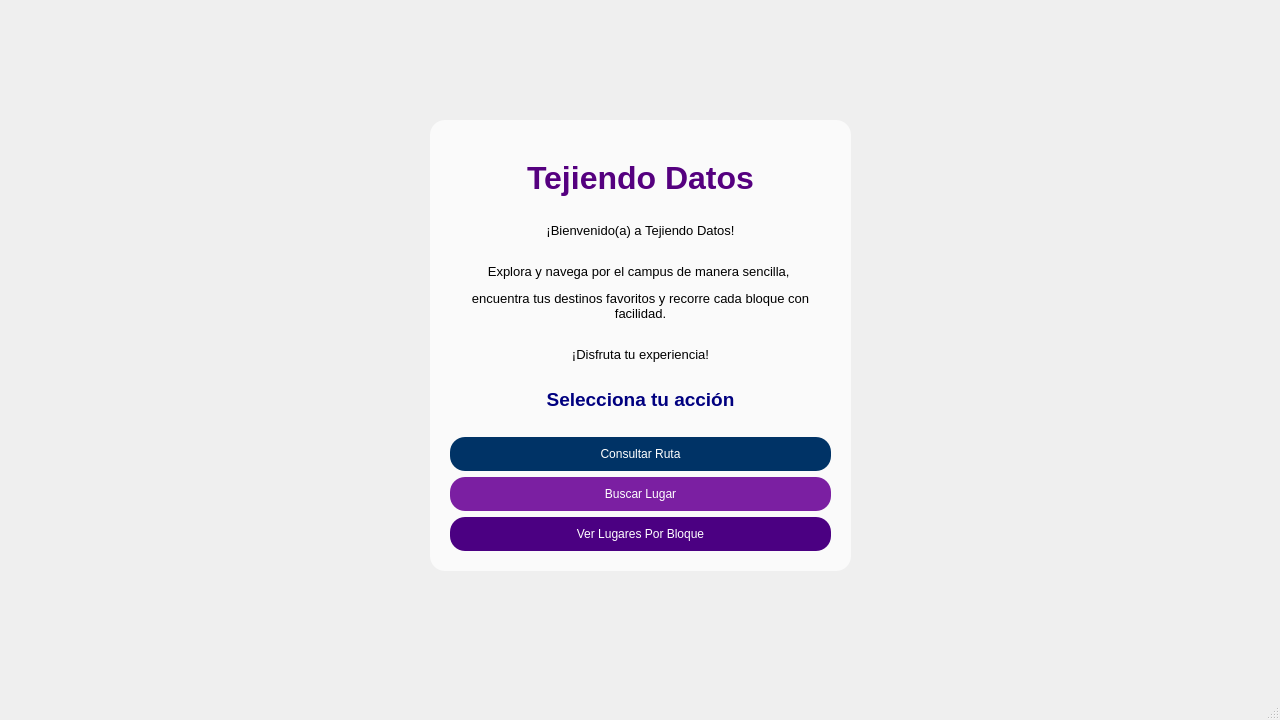
<?xml version="1.0" encoding="UTF-8"?>
<ui version="4.0">
 <class>MainWindow</class>
 <widget class="QMainWindow" name="MainWindow">
  <property name="geometry">
   <rect>
    <x>0</x>
    <y>0</y>
    <width>1280</width>
    <height>720</height>
   </rect>
  </property>
  <property name="minimumSize">
   <size>
    <width>1280</width>
    <height>720</height>
   </size>
  </property>
  <property name="maximumSize">
   <size>
    <width>1280</width>
    <height>720</height>
   </size>
  </property>
  <property name="windowTitle">
   <string>MainWindow</string>
  </property>
  <widget class="QWidget" name="centralwidget">
   <property name="autoFillBackground">
    <bool>false</bool>
   </property>
   <property name="styleSheet">
    <string notr="true">#centralwidget {
    border-image: url(&quot;:/img/img/MenuPrincipal.png&quot;) 0 0 0 0 stretch stretch;
}
</string>
   </property>
   <widget class="QGroupBox" name="groupBox">
    <property name="enabled">
     <bool>true</bool>
    </property>
    <property name="geometry">
     <rect>
      <x>430</x>
      <y>120</y>
      <width>421</width>
      <height>451</height>
     </rect>
    </property>
    <property name="styleSheet">
     <string notr="true">QGroupBox {
   background-color: rgba(255,255,255,0.7);
    box-shadow: 0px 0px 15px rgba(0,0,0,50); /* Qt Designer ignora box-shadow */
    border: none;             
    border-radius: 15px;
    padding: 15px;
    /* sombra simulada */
    box-shadow: 0px 0px 15px rgba(0,0,0,50); /* Qt Designer ignora box-shadow */                   
	 margin-top: 0px;
}</string>
    </property>
    <property name="title">
     <string/>
    </property>
    <property name="alignment">
     <set>Qt::AlignmentFlag::AlignCenter</set>
    </property>
    <widget class="QWidget" name="layoutWidget">
     <property name="geometry">
      <rect>
       <x>20</x>
       <y>20</y>
       <width>381</width>
       <height>411</height>
      </rect>
     </property>
     <layout class="QVBoxLayout" name="verticalLayout">
      <item>
       <widget class="QLabel" name="label">
        <property name="styleSheet">
         <string notr="true">QLabel {
    font: 24px 'Courier New';             /* fuente moderna */
    border-radius: 15px;                  /* bordes redondeados */
    padding: 20px;
}</string>
        </property>
        <property name="text">
         <string>&lt;html&gt;&lt;head/&gt;&lt;body&gt;&lt;p align=&quot;center&quot;&gt;&lt;span style=&quot; font-size:24pt; font-weight:700; color:#55007f;&quot;&gt;Tejiendo Datos&lt;/span&gt;&lt;/p&gt;&lt;/body&gt;&lt;/html&gt;</string>
        </property>
        <property name="alignment">
         <set>Qt::AlignmentFlag::AlignCenter</set>
        </property>
        <property name="wordWrap">
         <bool>true</bool>
        </property>
       </widget>
      </item>
      <item>
       <widget class="QLabel" name="saludoMenuPrincipal">
        <property name="styleSheet">
         <string notr="true">QLabel {
    color: #000000; 
    font: 10px 'Courier New';
}
</string>
        </property>
        <property name="text">
         <string>&lt;html&gt;&lt;head/&gt;&lt;body&gt;&lt;p align=&quot;center&quot;&gt;&lt;span style=&quot; font-size:10pt;&quot;&gt;¡Bienvenido(a) a Tejiendo Datos! &lt;br/&gt;&lt;/span&gt;&lt;/p&gt;&lt;p align=&quot;center&quot;&gt;&lt;span style=&quot; font-size:10pt;&quot;&gt;Explora y navega por el campus de manera sencilla, &lt;/span&gt;&lt;/p&gt;&lt;p align=&quot;center&quot;&gt;&lt;span style=&quot; font-size:10pt;&quot;&gt;encuentra tus destinos favoritos y recorre cada bloque con facilidad. &lt;br/&gt;&lt;/span&gt;&lt;/p&gt;&lt;p align=&quot;center&quot;&gt;&lt;span style=&quot; font-size:10pt;&quot;&gt;¡Disfruta tu experiencia!&lt;/span&gt;&lt;/p&gt;&lt;/body&gt;&lt;/html&gt;</string>
        </property>
        <property name="alignment">
         <set>Qt::AlignmentFlag::AlignCenter</set>
        </property>
        <property name="wordWrap">
         <bool>true</bool>
        </property>
       </widget>
      </item>
      <item>
       <widget class="QLabel" name="label_2">
        <property name="styleSheet">
         <string notr="true">font: 14px 'Courier New'; </string>
        </property>
        <property name="text">
         <string>&lt;html&gt;&lt;head/&gt;&lt;body&gt;&lt;p align=&quot;center&quot;&gt;&lt;span style=&quot; font-size:14pt; font-weight:700; color:#00007f;&quot;&gt;Selecciona tu acción&lt;/span&gt;&lt;/p&gt;&lt;/body&gt;&lt;/html&gt;</string>
        </property>
        <property name="alignment">
         <set>Qt::AlignmentFlag::AlignCenter</set>
        </property>
       </widget>
      </item>
      <item>
       <widget class="QPushButton" name="btnRutaAB">
        <property name="styleSheet">
         <string notr="true">font: 16px 'Courier New';
color: white; /* texto blanco */
background-color: #003366; /* azul IUSH */
border-radius: 15px; /* bordes redondeados */
padding: 10px 20px;
border: none;</string>
        </property>
        <property name="text">
         <string>Consultar Ruta</string>
        </property>
       </widget>
      </item>
      <item>
       <widget class="QPushButton" name="btnBuscar">
        <property name="styleSheet">
         <string notr="true">font: 16px 'Courier New';
color: white;
background-color: #7B1FA2;   /* morado base diferente */
border-radius: 15px;
padding: 10px 20px;
border: none;</string>
        </property>
        <property name="text">
         <string>Buscar Lugar</string>
        </property>
       </widget>
      </item>
      <item>
       <widget class="QPushButton" name="btnLugarBloque">
        <property name="styleSheet">
         <string notr="true">font: 16px 'Courier New';
color: white;
background-color: #4B0082;   /* morado oscuro */
border-radius: 15px;
padding: 10px 20px;
border: none;</string>
        </property>
        <property name="text">
         <string>Ver Lugares Por Bloque</string>
        </property>
       </widget>
      </item>
     </layout>
    </widget>
   </widget>
  </widget>
  <widget class="QStatusBar" name="statusbar"/>
 </widget>
 <resources/>
 <connections/>
</ui>
